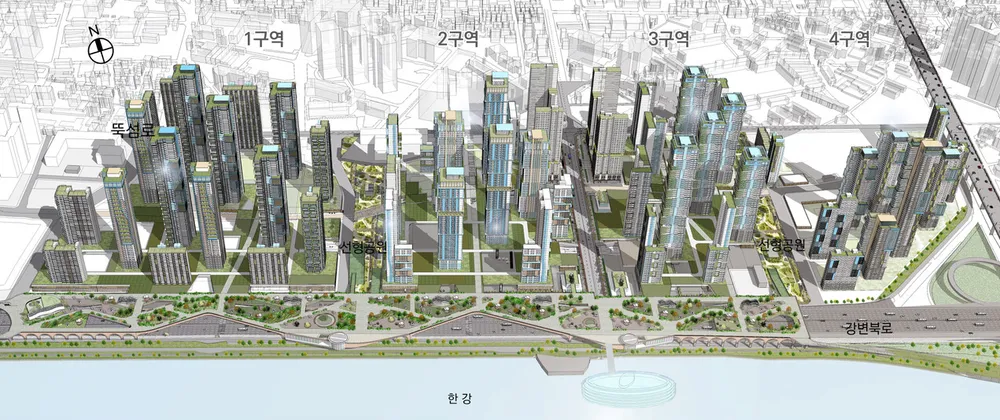
#> input picture templates/_shared/photos/_source-seongsu-aerial-zones.png, 1000 x 420 px, given in place of seongsu-3d-wide.png, which was not available
$ python make-seongsu-composite.py
#> lines starting #> are read from the running program, lines starting #| are printed output that depends on the picture; pictures that were not available may be replaced by others from this repository, and a replacement may not be noted
#!/usr/bin/env python3
"""
성수 카드 지도 판형 — **3D 항공사진 위에 전체 조감도를 얹어 한 장으로 만든다.**

── 왜 이 방식인가 (2026-09-06 오너 "지도 위에 조감도를 3d로 얹히는 작업은 못해?")

먼저 **개별 투시도 네 장을 잘라 세워 봤고, 안 됐다.**
 · 네 장의 카메라 각도가 제각각이다(1지구 눈높이 / 2지구 높은 조감 / 3지구 지상 근경 / 4지구 강 위).
   위에서 비스듬히 내려다본 항공사진에 그대로 세우면 시점이 어긋나 가짜로 보인다.
 · 배경 제거(rembg u2net)가 건축 렌더의 옅은 하늘·가는 타워 모서리를 먹었다 —
   3·4지구는 타워가 절반쯤 사라졌다. 시험 결과는 세션 기록에 남겼다.

**전체 조감도 한 장은 된다.** 카메라가 하나뿐이고, 항공사진과 같은 방향(강 쪽에서 북쪽)이라
띠째로 얹으면 축이 맞는다. 그래서 **잘라 붙이지 않고 띠를 통째로 덮고 가장자리를 흐린다.**

⚠️ **이 조감도는 정비계획 당시 이미지지 지금 시공사들의 설계가 아니다.**
   그래서 카드 각주에 그렇게 적는다. 안 적으면 "성수가 이렇게 지어진다"로 읽힌다 — 그게 오보다.
   각 시공사의 실제 제안은 카드 **아래 네 칸의 투시도**가 따로 보여 준다.

결정적이다 — 같은 입력이면 같은 픽셀이 나온다(난수·시각 없음).

실행: python3 scripts/make-seongsu-composite.py
출력: templates/_shared/photos/seongsu-3d-composite.png
"""
from PIL import Image, ImageFilter, ImageDraw
from pathlib import Path

ROOT = Path(__file__).resolve().parent.parent
PH = ROOT / "templates/_shared/photos"

BASE = PH / "seongsu-3d-wide.png"                    # 네이버 3D 항공뷰(오너 제공)
OVER = PH / "_source-seongsu-aerial-blue.png"        # 전체 조감도(오너 제공 · 참고자료)
OUT = PH / "seongsu-3d-composite.png"

CROP = (150, 95, 1985, 1120)   # 데이터셋 aerial.crop 과 같은 창. 여기서 미리 잘라 둔다
BAND = (120, 60, 935, 378)     # 조감도에서 타워 띠만
BAND_W = 1560                  # 얹을 폭 — 1지구 서쪽 끝 ~ 4지구 동쪽 끝을 덮는 길이 (시안 반영, 2026-09-06 키움)
PASTE_X = 100                  # 크롭 좌표 기준
BASE_Y = 706                   # 조감도의 강변북로가 항공사진의 강변북로에 앉는 높이
FADE_BOTTOM, FADE_SIDE, FADE_TOP, BLUR = 96, 130, 70, 11


def main():
    base = Image.open(BASE).convert("RGB").crop(CROP)
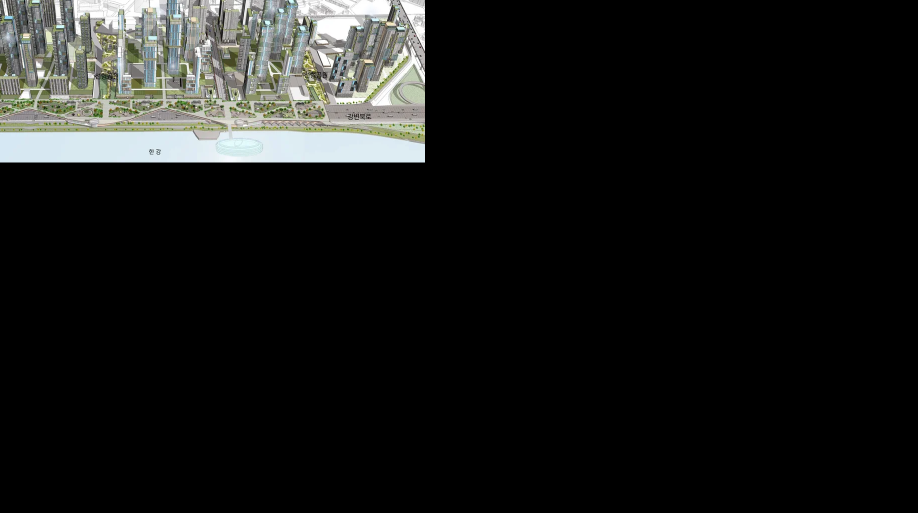
#> base: PIL image 1835x1025 RGB (shown at 1/2 size); mean R, G, B 24.4, 25.1, 23.8
    band = Image.open(OVER).convert("RGB").crop(BAND)
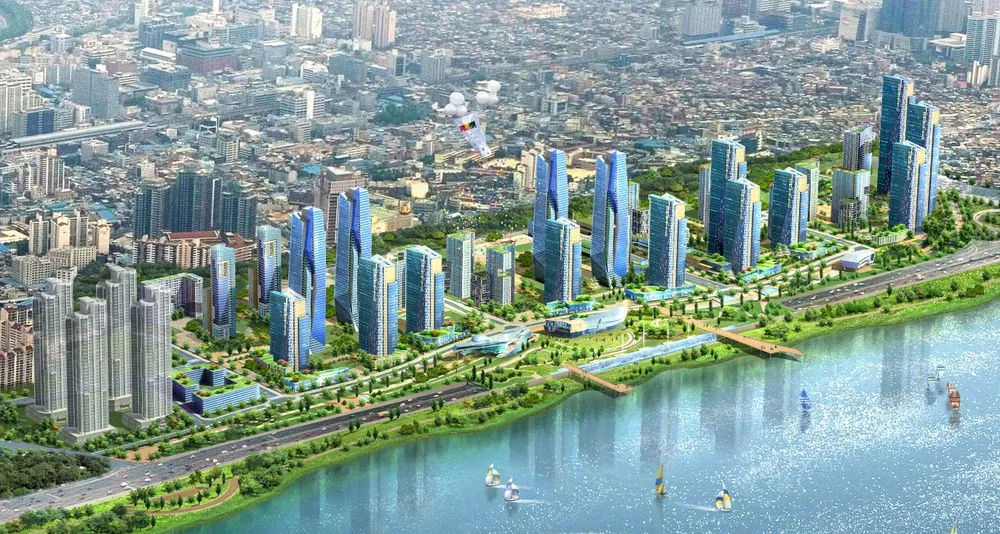
#> input picture templates/_shared/photos/_source-seongsu-aerial-blue.png, 1000 x 534 px
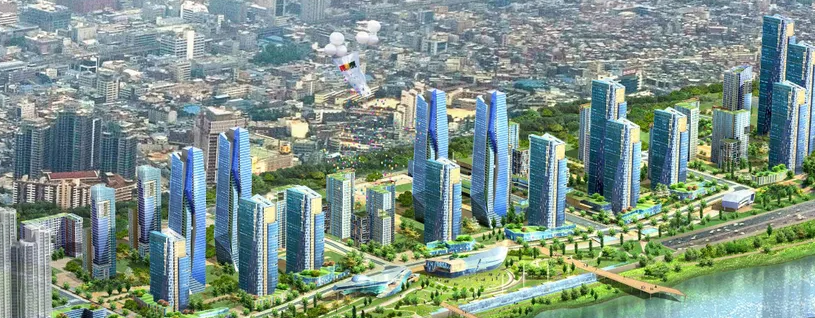
#> band: PIL image 815x318 RGB; mean R, G, B 127.3, 147.7, 136.6
    h = round(band.height * BAND_W / band.width)
#> h = 609
    band = band.resize((BAND_W, h), Image.LANCZOS)
#> band: PIL image 1560x609 RGB

    # 가장자리를 흐려 이음매를 지운다 — 아래는 도로에, 좌우·위는 기존 시가지에 녹인다.
    mask = Image.new("L", (BAND_W, h), 255)
#> mask: PIL image 1560x609 L; every value is 255
    d = ImageDraw.Draw(mask)
    for i in range(FADE_BOTTOM):
        d.line([(0, h - 1 - i), (BAND_W, h - 1 - i)], fill=int(255 * i / FADE_BOTTOM))
    for i in range(FADE_TOP):
        d.line([(0, i), (BAND_W, i)], fill=int(255 * i / FADE_TOP))
    for i in range(FADE_SIDE):
        v = int(255 * i / FADE_SIDE)
        d.line([(i, 0), (i, h)], fill=v)
        d.line([(BAND_W - 1 - i, 0), (BAND_W - 1 - i, h)], fill=v)
    mask = mask.filter(ImageFilter.GaussianBlur(BLUR))
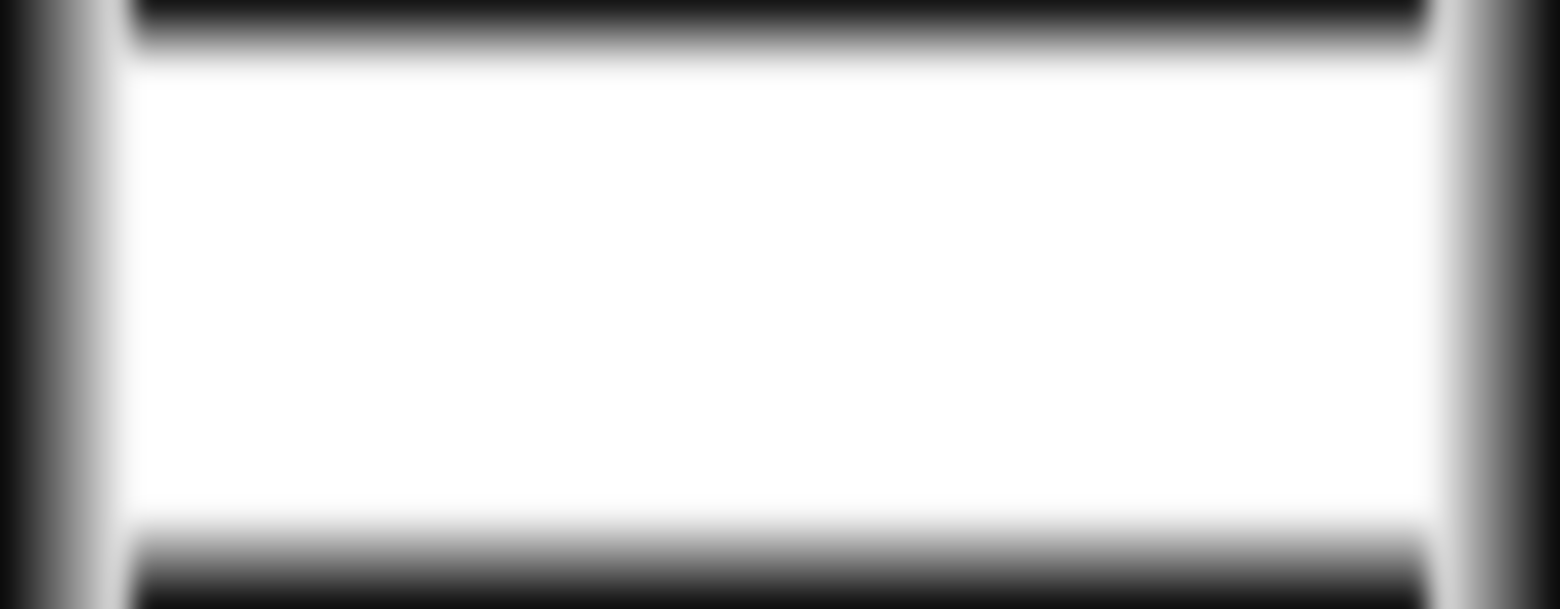
#> mask: PIL image 1560x609 L; min 12, max 255, mean 203.9

    out = base.copy()
    out.paste(band, (PASTE_X, BASE_Y - h), mask)
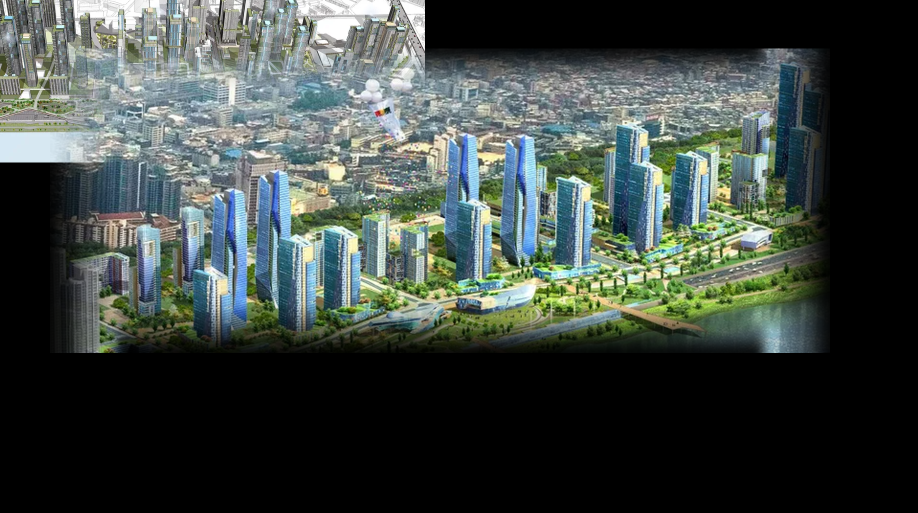
#> out: PIL image 1835x1025 RGB (shown at 1/2 size); mean R, G, B 62.7, 71.2, 66.5
    out.save(OUT)
    print(f"✅ {OUT.name} {out.size} — 조감도 띠 {BAND_W}×{h} @ ({PASTE_X}, {BASE_Y - h})")
#| ✅ seongsu-3d-composite.png (1835, 1025) — 조감도 띠 1560×609 @ (100, 97)


if __name__ == "__main__":
    main()
